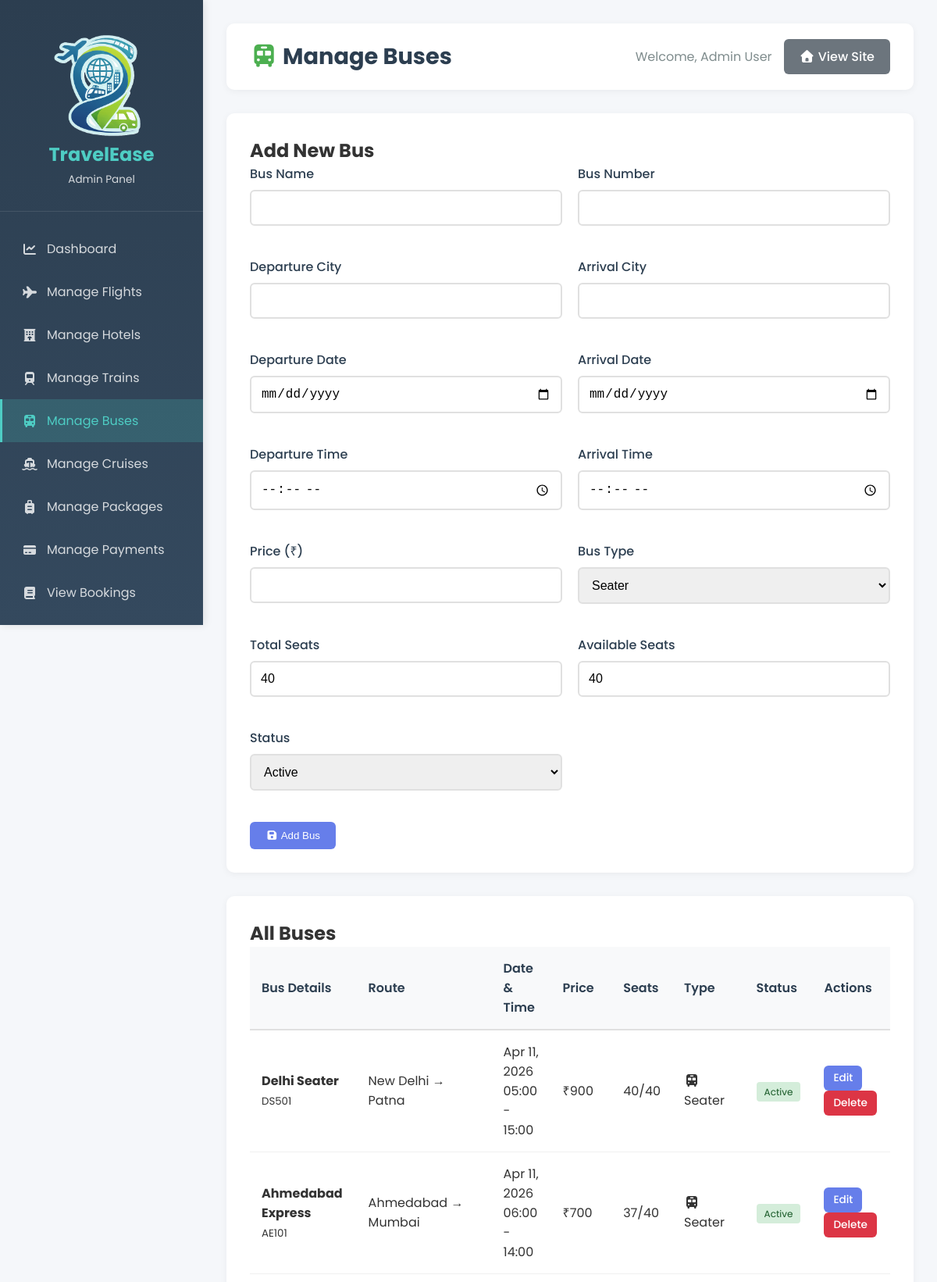
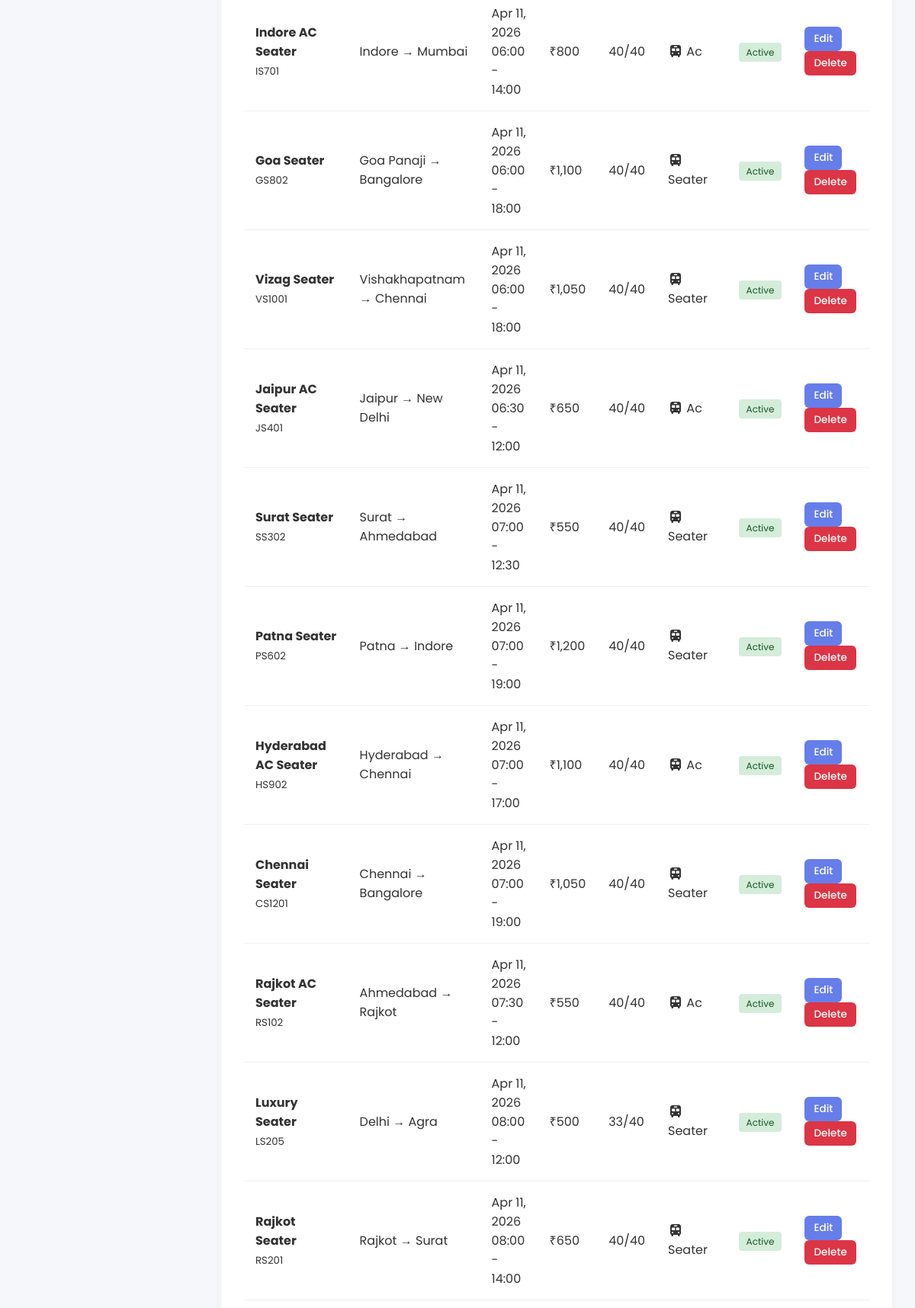
The app's page /admin/manage-buses.php (signed in, upper part) with its own data (2 pictures, top to bottom).
### tables this page shows
CREATE TABLE IF NOT EXISTS `buses` (
  `id` int NOT NULL AUTO_INCREMENT,
  `bus_name` varchar(100) NOT NULL,
  `bus_number` varchar(20) NOT NULL,
  `departure_city` varchar(100) NOT NULL,
  `arrival_city` varchar(100) NOT NULL,
  `departure_time` time NOT NULL,
  `arrival_time` time NOT NULL,
  `departure_date` date NOT NULL,
  `arrival_date` date NOT NULL,
  `price` decimal(10,2) NOT NULL,
  `available_seats` int DEFAULT '40',
  `total_seats` int DEFAULT '40',
  `bus_type` enum('sleeper','semi_sleeper','seater','ac','non_ac') DEFAULT 'seater',
  `status` enum('active','inactive','cancelled') DEFAULT 'active',
  `created_at` timestamp NOT NULL DEFAULT CURRENT_TIMESTAMP,
  `updated_at` timestamp NOT NULL DEFAULT CURRENT_TIMESTAMP ON UPDATE CURRENT_TIMESTAMP,
  PRIMARY KEY (`id`)
);

### admin/manage-buses.php (the view, shortened to what this page needs)
<?php
include "../db.php";
$edit_bus = null;
$buses = mysqli_query($conn, "SELECT * FROM buses ORDER BY departure_date DESC, departure_time ASC");
?>
<!DOCTYPE html>
<html lang="en">
<head>
    <link rel="stylesheet" href="../css/all.min.css">
    <link rel="stylesheet" href="admin-style.css">
</head>
<body>
    <div class="admin-wrapper">
        <?php include 'sidebar.php'; ?>
        <main class="admin-main">
            <header class="admin-header">
                <h1><i class="fas fa-bus bus-icon"></i> Manage Buses</h1>
                <div class="header-actions">
                    <span>Welcome, <?php echo htmlspecialchars($_SESSION['admin_name']); ?></span>
                    <a href="../index.php" class="btn-secondary"><i class="fas fa-home"></i> View Site</a>
                </div>
            </header>
            <div class="content-card">
                <h2><?php echo $edit_bus ? 'Edit Bus' : 'Add New Bus'; ?></h2>
                <form method="POST" action="">
                    <div style="display: grid; grid-template-columns: repeat(2, 1fr); gap: 20px;">
                        <div class="form-group">
                            <label>Bus Name</label>
                            <input type="text" name="bus_name" class="form-control" required value="<?php echo $edit_bus['bus_name'] ?? ''; ?>">
                        </div>
                        <div class="form-group">
                            <label>Bus Number</label>
                            <input type="text" name="bus_number" class="form-control" required value="<?php echo $edit_bus['bus_number'] ?? ''; ?>">
                        </div>
                        <div class="form-group">
                            <label>Departure City</label>
                            <input type="text" name="departure_city" class="form-control" required value="<?php echo $edit_bus['departure_city'] ?? ''; ?>">
                        </div>
                        <div class="form-group">
                            <label>Arrival City</label>
                            <input type="text" name="arrival_city" class="form-control" required value="<?php echo $edit_bus['arrival_city'] ?? ''; ?>">
                        </div>
                        <div class="form-group">
                            <label>Departure Date</label>
                            <input type="date" name="departure_date" class="form-control" required value="<?php echo $edit_bus['departure_date'] ?? ''; ?>">
                        </div>
                        <div class="form-group">
                            <label>Arrival Date</label>
                            <input type="date" name="arrival_date" class="form-control" required value="<?php echo $edit_bus['arrival_date'] ?? ''; ?>">
                        </div>
                        <div class="form-group">
                            <label>Departure Time</label>
                            <input type="time" name="departure_time" class="form-control" required value="<?php echo $edit_bus['departure_time'] ?? ''; ?>">
                        </div>
                        <div class="form-group">
                            <label>Arrival Time</label>
                            <input type="time" name="arrival_time" class="form-control" required value="<?php echo $edit_bus['arrival_time'] ?? ''; ?>">
                        </div>
                        <div class="form-group">
                            <label>Price (₹)</label>
                            <input type="number" name="price" class="form-control" step="0.01" required value="<?php echo $edit_bus['price'] ?? ''; ?>">
                        </div>
                        <div class="form-group">
                            <label>Bus Type</label>
                            <select name="bus_type" class="form-control" required>
                                <option value="seater" <?php echo ($edit_bus['bus_type'] ?? '') == 'seater' ? 'selected' : ''; ?>>Seater</option>
                            </select>
                        </div>
                        <div class="form-group">
                            <label>Total Seats</label>
                            <input type="number" name="total_seats" class="form-control" required value="<?php echo $edit_bus['total_seats'] ?? '40'; ?>">
                        </div>
                        <div class="form-group">
                            <label>Available Seats</label>
                            <input type="number" name="available_seats" class="form-control" required value="<?php echo $edit_bus['available_seats'] ?? '40'; ?>">
                        </div>
                        <div class="form-group">
                            <label>Status</label>
                            <select name="status" class="form-control" required>
                                <option value="active" <?php echo ($edit_bus['status'] ?? '') == 'active' ? 'selected' : ''; ?>>Active</option>
                            </select>
                        </div>
                    </div>
                    <div style="margin-top: 20px;">
                        <button type="submit" class="btn-primary">
                            <i class="fas fa-save"></i> <?php echo $edit_bus ? 'Update Bus' : 'Add Bus'; ?>
                        </button>
                    </div>
                </form>
            </div>
            <div class="content-card">
                <h2>All Buses</h2>
                <div class="table-responsive">
                    <table class="data-table">
                        <thead>
                            <tr>
                                <th>Bus Details</th>
                                <th>Route</th>
                                <th>Date & Time</th>
                                <th>Price</th>
                                <th>Seats</th>
                                <th>Type</th>
                                <th>Status</th>
                                <th>Actions</th>
                            </tr>
                        </thead>
                        <tbody>
                            <?php while($bus = mysqli_fetch_assoc($buses)): ?>
                            <tr>
                                <td>
                                    <strong><?php echo htmlspecialchars($bus['bus_name']); ?></strong><br>
                                    <small><?php echo htmlspecialchars($bus['bus_number']); ?></small>
                                </td>
                                <td><?php echo htmlspecialchars($bus['departure_city']); ?> → <?php echo htmlspecialchars($bus['arrival_city']); ?></td>
                                <td>
                                    <?php echo date('M j, Y', strtotime($bus['departure_date'])); ?><br>
                                    <?php echo date('H:i', strtotime($bus['departure_time'])); ?> -
                                    <?php echo date('H:i', strtotime($bus['arrival_time'])); ?>
                                </td>
                                <td>₹<?php echo number_format($bus['price'], 0); ?></td>
                                <td><?php echo $bus['available_seats']; ?>/<?php echo $bus['total_seats']; ?></td>
                                <td>
                                    <?php
                                    $type_icons = [
                                        'sleeper' => '<i class="fas fa-bed" title="Sleeper"></i>',
                                        'semi_sleeper' => '<i class="fas fa-couch" title="Semi Sleeper"></i>',
                                        'seater' => '<i class="fas fa-chair" title="Seater"></i>',
                                        'ac' => '<i class="fas fa-snowflake" title="AC"></i>',
                                        'non_ac' => '<i class="fas fa-fan" title="Non-AC"></i>'
                                    ];
                                    echo $type_icons[$bus['bus_type']] ?? '<i class="fas fa-bus"></i>';
                                    ?>
                                    <?php echo ucfirst(str_replace('_', ' ', $bus['bus_type'])); ?>
                                </td>
                                <td>
                                    <?php if($bus['status'] == 'active'): ?>
                                        <span class="badge-success">Active</span>
                                    <?php elseif($bus['status'] == 'inactive'): ?>
                                        <span class="badge-warning">Inactive</span>
                                    <?php else: ?>
                                        <span class="badge-danger">Cancelled</span>
                                    <?php endif; ?>
                                </td>
                                <td>
                                    <a href="manage-buses.php?edit=<?php echo $bus['id']; ?>" class="btn-sm btn-primary">Edit</a>
                                    <a href="manage-buses.php?delete=<?php echo $bus['id']; ?>" class="btn-sm btn-danger" onclick="return confirm('Are you sure? This will also delete all bookings for this bus.')">Delete</a>
                                </td>
                            </tr>
                            <?php endwhile; ?>
                        </tbody>
                    </table>
                </div>
            </div>
        </main>
    </div>
</body>
</html>

### admin/admin-style.css (style rules this page uses)
* { margin: 0; padding: 0; box-sizing: border-box; }
body { font-family: 'Poppins', sans-serif; background: #f5f7fa; color: #333; }
.admin-wrapper { display: flex; min-height: 100vh; }
.admin-main { flex: 1; margin-left: 260px; padding: 30px; }
.admin-header { display: flex; justify-content: space-between; align-items: center; margin-bottom: 30px; background: white; padding: 20px 30px; border-radius: 10px; box-shadow: 0 2px 10px rgba(0,0,0,0.05); }
.admin-header h1 { font-size: 1.8rem; color: #2c3e50; }
.header-actions { display: flex; align-items: center; gap: 15px; }
.header-actions span { color: #7f8c8d; }
.content-card { background: white; border-radius: 10px; padding: 30px; box-shadow: 0 2px 10px rgba(0,0,0,0.05); margin-bottom: 30px; }
.table-responsive { overflow-x: auto; }
.data-table { width: 100%; border-collapse: collapse; }
.data-table thead { background: #f8f9fa; }
.data-table th { padding: 15px; text-align: left; font-weight: 600; color: #2c3e50; border-bottom: 2px solid #e0e0e0; }
.data-table td { padding: 15px; border-bottom: 1px solid #f0f0f0; }
.badge-success { background: #d4edda; color: #155724; }
.btn-primary, .btn-secondary, .btn-danger, .btn-success { padding: 10px 20px; border: none; border-radius: 6px; cursor: pointer; font-weight: 500; text-decoration: none; display: inline-block; transition: all 0.3s; }
.btn-primary { background: #667eea; color: white; }
.btn-secondary { background: #6c757d; color: white; }
.btn-danger { background: #dc3545; color: white; }
.btn-sm { padding: 6px 12px; font-size: 0.85rem; }
.form-group { margin-bottom: 20px; }
.form-group label { display: block; margin-bottom: 8px; color: #2c3e50; font-weight: 500; }
.form-control { width: 100%; padding: 12px; border: 2px solid #e0e0e0; border-radius: 6px; font-size: 1rem; transition: border-color 0.3s; }

### admin/manage-buses.php (style rules this page uses)
.bus-icon { color: #4CAF50; }
.badge-success { background: #d4edda; color: #155724; padding: 4px 10px; border-radius: 4px; font-size: 12px; }

### records on screen
buses: bus_name "Delhi Seater", bus_number "DS501", departure_city "New Delhi", arrival_city "Patna", departure_date "Apr 11, 2026", departure_time "05:00", arrival_time "15:00", price "900", available_seats "40", total_seats "40", bus_type "Seater", status "Active"
buses: bus_name "Ahmedabad Express", bus_number "AE101", departure_city "Ahmedabad", arrival_city "Mumbai", departure_date "Apr 11, 2026", departure_time "06:00", arrival_time "14:00", price "700", available_seats "37", total_seats "40", bus_type "Seater", status "Active"
buses: bus_name "Indore AC Seater", bus_number "IS701", departure_city "Indore", arrival_city "Mumbai", departure_date "Apr 11, 2026", departure_time "06:00", arrival_time "14:00", price "800", available_seats "40", total_seats "40", bus_type "Ac", status "Active"
buses: bus_name "Goa Seater", bus_number "GS802", departure_city "Goa Panaji", arrival_city "Bangalore", departure_date "Apr 11, 2026", departure_time "06:00", arrival_time "18:00", price "1,100", available_seats "40", total_seats "40", bus_type "Seater", status "Active"
buses: bus_name "Vizag Seater", bus_number "VS1001", departure_city "Vishakhapatnam", arrival_city "Chennai", departure_date "Apr 11, 2026", departure_time "06:00", arrival_time "18:00", price "1,050", available_seats "40", total_seats "40", bus_type "Seater", status "Active"
buses: bus_name "Jaipur AC Seater", bus_number "JS401", departure_city "Jaipur", arrival_city "New Delhi", departure_date "Apr 11, 2026", departure_time "06:30", arrival_time "12:00", price "650", available_seats "40", total_seats "40", bus_type "Ac", status "Active"
buses: bus_name "Surat Seater", bus_number "SS302", departure_city "Surat", arrival_city "Ahmedabad", departure_date "Apr 11, 2026", departure_time "07:00", arrival_time "12:30", price "550", available_seats "40", total_seats "40", bus_type "Seater", status "Active"
buses: bus_name "Patna Seater", bus_number "PS602", departure_city "Patna", arrival_city "Indore", departure_date "Apr 11, 2026", departure_time "07:00", arrival_time "19:00", price "1,200", available_seats "40", total_seats "40", bus_type "Seater", status "Active"
buses: bus_name "Hyderabad AC Seater", bus_number "HS902", departure_city "Hyderabad", arrival_city "Chennai", departure_date "Apr 11, 2026", departure_time "07:00", arrival_time "17:00", price "1,100", available_seats "40", total_seats "40", bus_type "Ac", status "Active"
buses: bus_name "Chennai Seater", bus_number "CS1201", departure_city "Chennai", arrival_city "Bangalore", departure_date "Apr 11, 2026", departure_time "07:00", arrival_time "19:00", price "1,050", available_seats "40", total_seats "40", bus_type "Seater", status "Active"
buses: bus_name "Rajkot AC Seater", bus_number "RS102", departure_city "Ahmedabad", arrival_city "Rajkot", departure_date "Apr 11, 2026", departure_time "07:30", arrival_time "12:00", price "550", available_seats "40", total_seats "40", bus_type "Ac", status "Active"
buses: bus_name "Luxury Seater", bus_number "LS205", departure_city "Delhi", arrival_city "Agra", departure_date "Apr 11, 2026", departure_time "08:00", arrival_time "12:00", price "500", available_seats "33", total_seats "40", bus_type "Seater", status "Active"
buses: bus_name "Rajkot Seater", bus_number "RS201", departure_city "Rajkot", arrival_city "Surat", departure_date "Apr 11, 2026", departure_time "08:00", arrival_time "14:00", price "650", available_seats "40", total_seats "40", bus_type "Seater", status "Active"

### other values on screen
$_SESSION['admin_name'] "Admin User"
